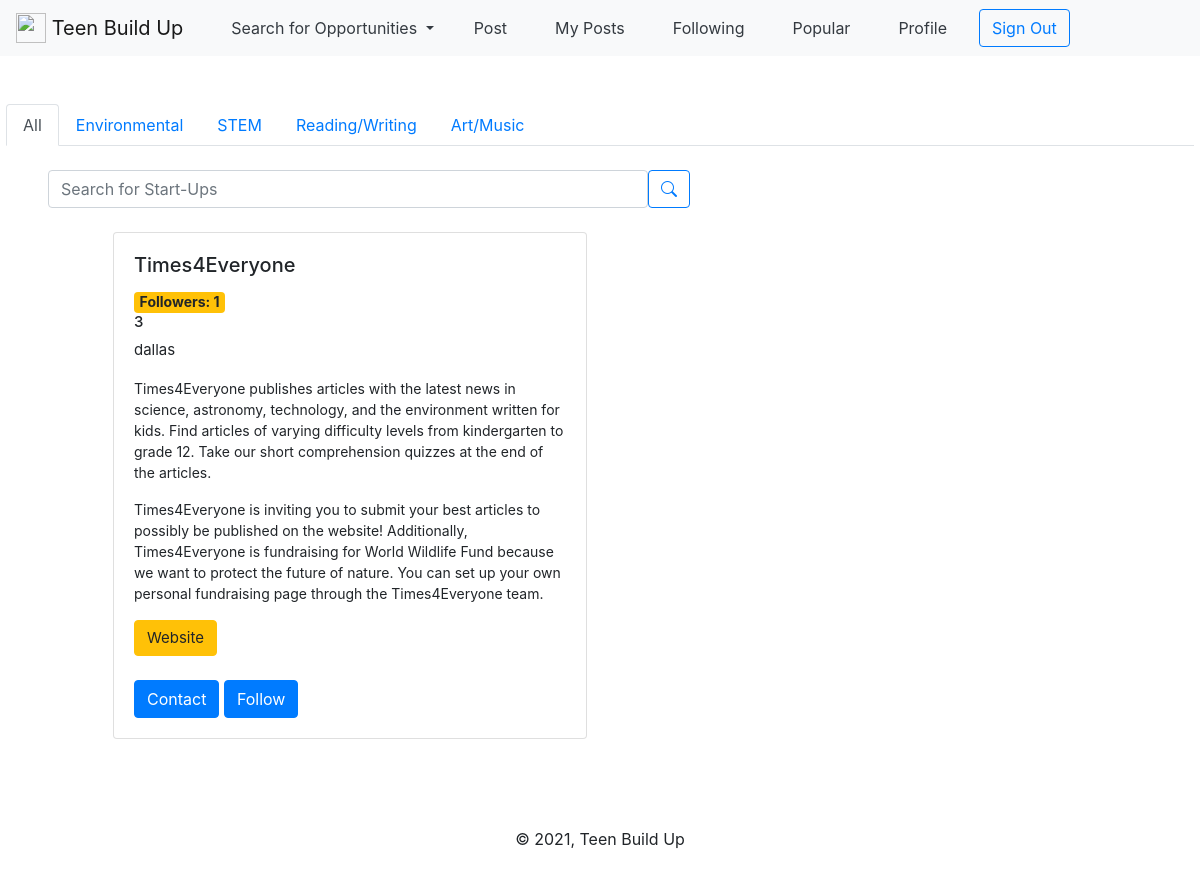
Page /searchforstartups/ (signed in) on the committed database.
### app/models.py (models this page shows, shortened)
class Post(models.Model):
    startup = "Start-Up"
    club = "Club"
    event = "Event"
    organization = (
        (startup, "Start-Up"),
        (club, "Club"),
        (event, "Event"),
    )
    environment = "Environment"
    stem = "STEM"
    readwrite = "Reading/Writing"
    musicart = "Music/Art"
    other = "Other"
    interest = (
        (environment, "Environment"),
        (stem, "STEM"),
        (readwrite, "Reading/Writing"),
        (musicart, "Music/Art"),
        (other, "Other"),
    )
    inperson = "In-Person"
    online = "Online"
    communication = (
        (inperson, "In-Person"),
        (online, "Online"),
    )
    id = models.UUIDField(primary_key=True, default=uuid.uuid4, editable=False)
    email = models.CharField(max_length=255, blank=True)
    name_of_organization = models.CharField(max_length=255, unique=True)
    organization = models.CharField(max_length=255, choices=organization, default=startup)
    interest = models.CharField(max_length=255, choices=interest, default=environment)
    website = models.URLField(max_length=255, blank=True, null=True)
    area = models.CharField(max_length=255, blank=True, null=True)
    communication = models.CharField(max_length=255, choices=communication, default=online)
    description = models.TextField(null=True, blank=False)
    looking = models.TextField(null=True, blank=False)
    update = models.TextField(null=True, blank=False)
    recentevent = models.CharField(max_length=255, null=True, blank=False)
    saved = models.ManyToManyField(User, related_name='saved', blank=True)
    created_at = models.DateTimeField(default=timezone.now)

### app/views.py (the view)
# urls.py: path('searchforstartups/', views.searchforstartups),
@login_required()
def searchforstartups(request):
    current_user = request.user.area
    if not current_user.area:
        return redirect('/profile/')
    if request.method == 'GET':
        query = request.GET.get('searchforstartups')
        searchbutton = request.GET.get('submit')
        if query is not None:
            onlinesearch = Post.objects.filter(organization="Start-Up").filter(description__icontains=query).filter(communication="Online").order_by('-created_at')
            inpersonsearch = Post.objects.filter(organization="Start-Up").objects.filter(description__icontains=query).filter(communication="In-Person").order_by('-created_at')
            context = {'onlinesearch': onlinesearch,
                       'inpersonsearch': inpersonsearch,
                      'searchbutton': searchbutton}
            return render(request, 'searchforstartups.html', context)
        else:
            online = Post.objects.filter(organization="Start-Up").filter(communication="Online").order_by('-created_at')
            inperson = Post.objects.filter(organization="Start-Up").filter(communication="In-Person").filter(area=current_user).order_by('-created_at')
            context = {'online': online,
                       'inperson': inperson,
                       'searchbutton': searchbutton}
            return render(request, 'searchforstartups.html', context)

### app/models.py (called while the page is built)
    def __str__(self):
        return self.user.get_full_name()

### templates/searchforstartups.html (shortened to what this page needs)
<!DOCTYPE html>
    <html lang="en">
        <head>
            <link rel="stylesheet" href="https://cdn.jsdelivr.net/npm/bootstrap@4.6.0/dist/css/bootstrap.min.css">
            <link rel="stylesheet" href="https://cdn.jsdelivr.net/npm/bootstrap-icons@1.5.0/font/bootstrap-icons.css">
              {% load bootstrap4 %}
              {% bootstrap_css %}
        </head>
    <body>
    <nav class="navbar navbar-expand-lg navbar-light bg-light">
      <a class="navbar-brand" href="/">
          <img src="https://user-images.githubusercontent.com/76495035/129419811-0420e1de-17ab-4392-bf16-76a28bf18781.png" width="30" height="30" class="d-inline-block align-top" alt="">
          Teen Build Up
      </a>
        <form class="form-inline">
            <div class="nav-item dropdown ml-3">
              <a class="nav-link dropdown-toggle text-dark" href="/" id="navbarDropdownMenuLink" data-toggle="dropdown" aria-haspopup="true" aria-expanded="false">
                Search for Opportunities
              </a>
            </div>
            <a class="nav-link mr-2 ml-2 text-dark" href="/post/">Post</a>
            <a class="nav-link mr-2 ml-2 text-dark" href="/myposts/">My Posts</a>
            <a class="nav-link mr-2 ml-2 text-dark" href="/following/">Following</a>
            <a class="nav-link mr-2 ml-2 text-dark" href="/popular/">Popular</a>
            <a class="nav-link mr-2 ml-2 text-dark" href="/profile/">Profile</a>
            <a href='/sign-out' class="btn btn-outline-primary ml-2">Sign Out</a>
        </form>
    </nav>
      </header><br><br>
        <center>
        <nav style="width:99%;">
          <div class="nav nav-tabs" id="nav-tab" role="tablist">
            <a href="/searchforstartups/" class="nav-link {% if request.path == '/searchforstartups/' %}active{% endif %}">All</a>
            <a href="/searchforstartups/environmental/" class="nav-link {% if request.path == '/searchforstartups/environmental/' %}active{% endif %}">Environmental</a>
            <a href="/searchforstartups/STEM/" class="nav-link {% if request.path == '/searchforstartups/STEM/' %}active{% endif %}">STEM</a>
            <a href="/searchforstartups/reading-writing/" class="nav-link {% if request.path == '/searchforstartups/reading-writing/' %}active{% endif %}">Reading/Writing</a>
            <a href="/searchforstartups/art-music/" class="nav-link {% if request.path == '/searchforstartups/art-music/' %}active{% endif %}">Art/Music</a>
          </div>
        </nav></center><br>
             <form class="d-flex" method="GET" value="{{request.GET.searchforstartups}}">
                <input class="form-control ml-5" type="search" name="searchforstartups" value="{{request.GET.searchforstartups}}" id="searchforstartups" style="width:600px" placeholder="Search for Start-Ups" aria-label="Search">
                <button class="btn btn-outline-primary bi-search" type="submit" name="submit" value="Search"></button>
             </form>
            <br>
            {% if searchbutton == 'Search' and request.GET.searchforstartups != '' or request.GET.searchforstartups is not None %}
            <h4 style="margin-left:50px">Results for <b>{{ request.GET.searchforstartups }}</b></h4>
            <br>
            {% if onlinesearch or inpersonsearch %}
            {% for onlinesearch in onlinesearch %}
                 <div class="col-lg-6" style="margin-left:50px">
                 <div class="card mb-3 mr-5 ml-5">
                      <div class="card-body">
                        <h5 class="card-title">{{onlinesearch.name_of_organization}}</h5>
                        <span class="badge badge-warning" style="font-size:14px">Followers: {{onlinesearch.saved.count}}</span><br>
                        <h5 style="font-size:15px;" class="card-text">{{onlinesearch.interest}}</h5>
                        <p style="font-size:15px;" class="card-text">{{onlinesearch.area}}</p>
                        <p style="font-size:14px;" class="card-text">{{onlinesearch.description}}</p>
                        <p style="font-size:14px;" class="card-text">{{onlinesearch.looking}}</p>
                        <a class="btn btn-warning" href={{onlinesearch.website}} style="font-size:15px;">Website</a><br><br>
                        <a class="btn btn-primary" id={{onlinesearch.email}} onclick="email(this.id)" href="/contact/">Contact</a>
                        <a class="btn btn-primary" href="{% url 'savepost' onlinesearch.name_of_organization %}">Follow</a>
                      </div>
                    </div>
              </div><br>
            {% endfor %}
            {% for inpersonsearch in inpersonsearch %}
                 <div class="card mb-3 mr-5 ml-5">
                    <div class="col-md-6">
                      <div class="card-body">
                        <h5 class="card-title">{{inpersonsearch.name_of_organization}}</h5>
                        <span class="badge badge-warning" style="font-size:14px">Followers: {{inpersonsearch.saved.count}}</span><br>
                        <h5 style="font-size:15px;" class="card-text">{{inpersonsearch.interest}}</h5>
                        <p style="font-size:15px;" class="card-text">{{inpersonsearch.area}}</p>
                        <p style="font-size:14px;" class="card-text">{{inpersonsearch.description}}</p>
                        <p style="font-size:14px;" class="card-text">{{inpersonsearch.looking}}</p>
                        <a class="btn btn-warning" href={{inpersonsearch.website}} style="font-size:15px;">Website</a><br><br>
                        <a class="btn btn-primary" id={{inpersonsearch.email}} onclick="email(this.id)" href="/contact/">Contact</a>
                        <a class="btn btn-primary" href="{% url 'savepost' inpersonsearch.name_of_organization %}">Follow</a>
                      </div>
                    </div>
                  </div>
                </div><br>
            {% endfor %}
            {% else %}
                <h4 style="margin-left:50px">No results found for <b>{{ request.GET.searchforevents }}</b></h4>
                <button style="margin-left:50px" class="btn btn-primary" onclick="reload()">Return</button><br><br>
            {% endif %}
        {% else %}
        {% for online in online %}
        <div class="col-lg-6" style="margin-left:50px">
                 <div class="card mb-3 mr-5 ml-5">
                      <div class="card-body">
                        <h5 class="card-title">{{online.name_of_organization}}</h5>
                        <span class="badge badge-warning" style="font-size:14px">Followers: {{online.saved.count}}</span><br>
                        <h5 style="font-size:15px;" class="card-text">{{online.interest}}</h5>
                        <p style="font-size:15px;" class="card-text">{{online.area}}</p>
                        <p style="font-size:14px;" class="card-text">{{online.description}}</p>
                        <p style="font-size:14px;" class="card-text">{{online.looking}}</p>
                        <a class="btn btn-warning" href={{online.website}} style="font-size:15px;">Website</a><br><br>
                        <a class="btn btn-primary" id={{online.email}} onclick="email(this.id)" href="/contact/">Contact</a>
                        <a class="btn btn-primary" href="{% url 'savepost' online.name_of_organization %}">Follow</a>
                      </div>
                    </div>
              </div><br>
            {% endfor %}
        {% endif %}
  <footer class="text-center mt-5 mb-5">
    &copy; 2021, Teen Build Up
  </footer>
  </body>
</html>

### rows in the picture
Post: name_of_organization "Times4Everyone", saved.count "1", interest "3", area "dallas", description "Times4Everyone publishes articles with the latest news in science, astronomy, technology, and the environment written for kids. Find articles of varying difficulty levels from kindergarten to grade 12. Take our short comprehension quizzes at the end of the articles.", looking "Times4Everyone is inviting you to submit your best articles to possibly be published on the website! Additionally, Times4Everyone is fundraising for World Wildlife Fund because we want to protect the future of nature. You can set up your own personal fundraising page through the Times4Everyone team."
